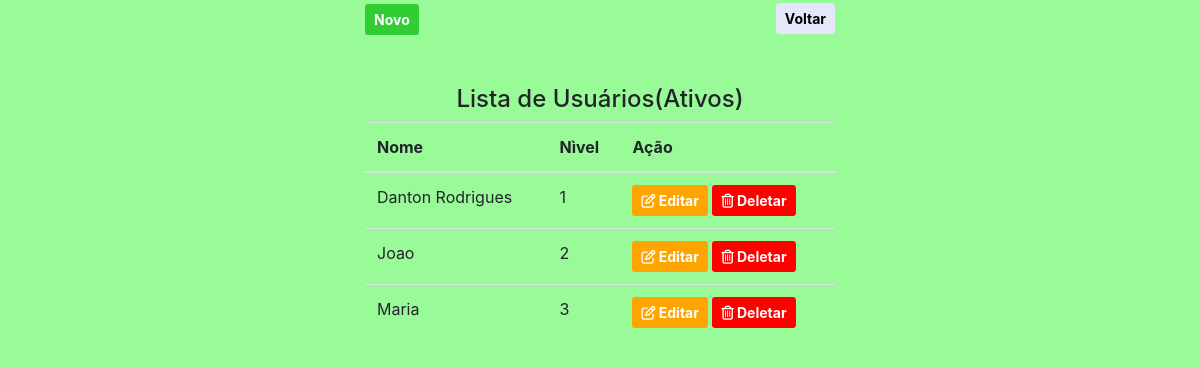
The page /Projeto_Estoque/telas/usuario/listar_usuario.php (signed in) on the database its author committed.
### tables this page shows
CREATE TABLE `tb_usuario` (
  `id_usuario` int(11) NOT NULL,
  `nome_usuario` varchar(250) NOT NULL,
  `email_usuario` varchar(250) NOT NULL,
  `senha_usuario` varchar(250) NOT NULL,
  `nivel_usuario` int(2) NOT NULL,
  `status` varchar(50) NOT NULL
);

### Projeto_Estoque/telas/usuario/listar_usuario.php (the view, shortened to what this page needs)
<!DOCTYPE html>
<html>
<head>
	<link rel="stylesheet" href="../../lib/bootstrap/css/bootstrap.min.css">
	<link rel="stylesheet" href="../../lib/css/style.css">
</head>
<body>
	<?php
		$login_usuario = $_SESSION['login_usuario'];
		include '../../lib/bd/conexao.php';
		$sql = "SELECT nivel_usuario FROM tb_usuario WHERE email_usuario = '$login_usuario' AND status = 'Ativo'";
		$buscar = mysqli_query($conexao, $sql);
		$array = mysqli_fetch_array($buscar);
		$nivel = $array['nivel_usuario'];
	?>
	<div class="container" id="tamanho_container_tab">
      	<div id="botao_direita">
        	<a href="../tela_inicial.php" role="button" id="botao_voltar" class="btn btn-sm">Voltar</a>
		  </div>
	  	<div id="botao_esquerda">
		  	<?php
				if(($nivel == 1) || ($nivel == 2)){
			?>
			<a href="cadastro_usuario.php" role="button" id="botao_adicionar" class="btn btn-sm">Novo</a>
			<?php } ?>
		</div>
		<h4>Lista de Usuários(Ativos)</h4>
		<table class="table" id="topo_tabela">
  			<thead>
    			<tr>
      				<th scope="col">Nome</th>
              		<th scope="col">Nìvel</th>
              		<th scope="col">Ação</th>
   				</tr>
  			</thead>
            <?php
            include '../../lib/bd/conexao.php';
				$sql = "SELECT * FROM tb_usuario WHERE status = 'Ativo'";
				$busca = mysqli_query($conexao,$sql);
				while($array = mysqli_fetch_array($busca)){
				$id_usuario = $array['id_usuario'];
				$nome_usuario = $array['nome_usuario'];
				$nivel_usuario = $array['nivel_usuario'];
    		?>
    			<tr>
      				<td><?php echo $nome_usuario ?></td>
              		<td><?php echo $nivel_usuario ?></td>
              		<td>
						<?php
							if(($nivel == 1) || ($nivel == 2)){
						?>
                		<a class="btn btn-sm" id="botao_editar" href="editar_usuario.php?id_usuario=<?php echo $id_usuario ?>" role="button"><i class="far fa-edit"></i>&nbsp;Editar</a>
						<?php }
							if(($nivel == 1)){
						?>
                		<a class="btn btn-sm" id="botao_deletar" href="deletar_usuario.php?id_usuario=<?php echo $id_usuario ?>" role="button"><i class="far fa-trash-alt"></i></i>&nbsp;Deletar</a>
						<?php } ?>
					</td>
    			</tr>
  			   <?php } ?>
		</table>
	</div>
</body>
</html>

### rows shown on the page
tb_usuario: nome_usuario "Danton Rodrigues", nivel_usuario "1"
tb_usuario: nome_usuario "Joao", nivel_usuario "2"
tb_usuario: nome_usuario "Maria", nivel_usuario "3"
